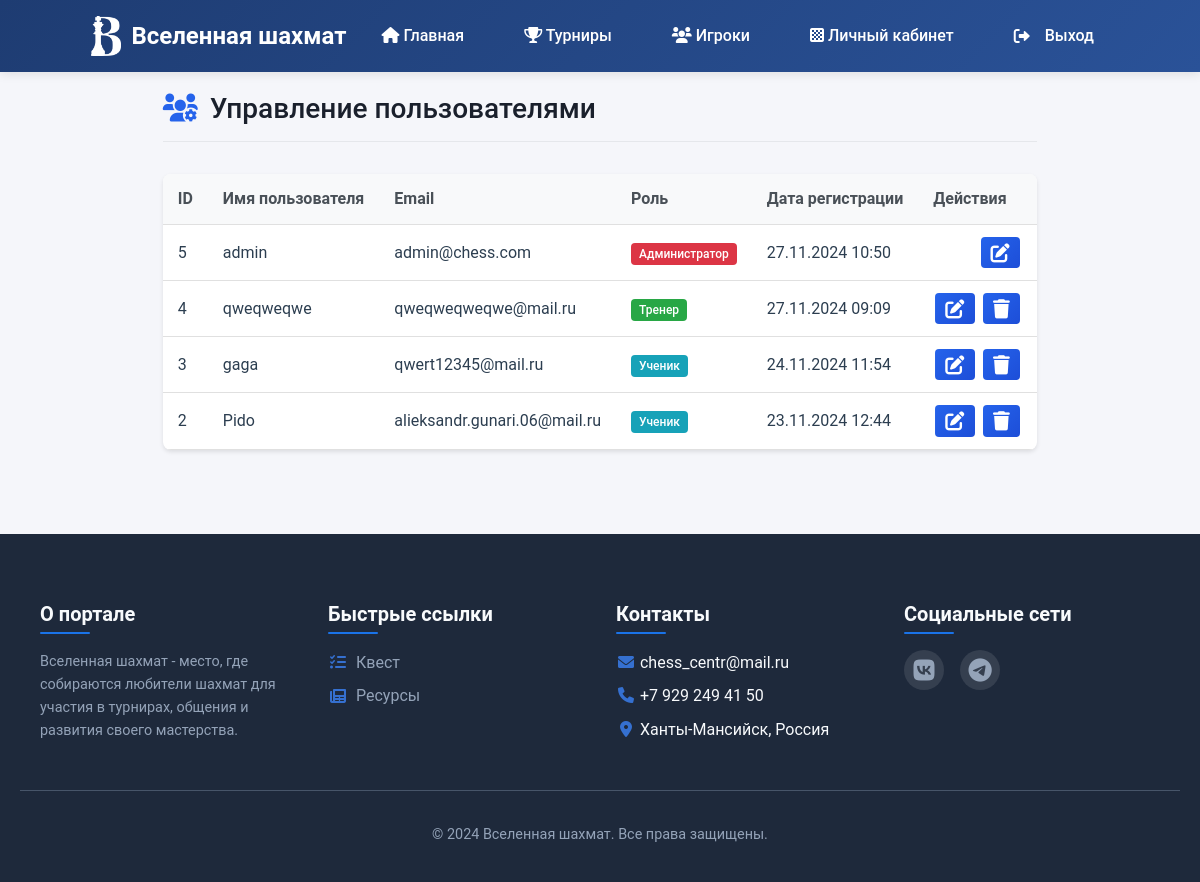
/manage-users.php (signed in), run on the app's committed database.
### tables this page shows
CREATE TABLE `users` (
  `id` int NOT NULL,
  `full_name` varchar(255) NOT NULL,
  `username` varchar(255) NOT NULL,
  `email` varchar(255) NOT NULL,
  `password` varchar(255) NOT NULL,
  `school` varchar(255) DEFAULT NULL,
  `grade` varchar(50) DEFAULT NULL,
  `location` varchar(255) DEFAULT NULL,
  `age` int DEFAULT NULL,
  `gender` enum('male','female') DEFAULT NULL,
  `training_status` enum('self','club') DEFAULT NULL,
  `coach_name` varchar(255) DEFAULT NULL,
  `rating` int DEFAULT NULL,
  `sports_rank` varchar(50) DEFAULT NULL,
  `competition_history` text,
  `training_time` varchar(255) DEFAULT NULL,
  `other_sports` text,
  `role` enum('user','admin','trainer') DEFAULT 'user',
  `created_at` timestamp NULL DEFAULT CURRENT_TIMESTAMP,
  `updated_at` timestamp NULL DEFAULT CURRENT_TIMESTAMP ON UPDATE CURRENT_TIMESTAMP,
  `games_played` int DEFAULT NULL,
  `education` text,
  `experience_years` int DEFAULT NULL,
  `achievements` text,
  `teaching_approach` text,
  `specialization` varchar(255) DEFAULT NULL,
  `certificates` text,
  `contact_phone` varchar(20) DEFAULT NULL,
  `available_hours` text,
  `hourly_rate` decimal(10,2) DEFAULT NULL,
  `is_coach` tinyint(1) DEFAULT '0',
  `is_admin` tinyint(1) NOT NULL DEFAULT '0'
);

### manage-users.php (the view, shortened to what this page needs)
<?php
require_once CONFIG_PATH . '/database.php';
try {
    $stmt = $pdo->query("SELECT id, username, email, role, is_coach, is_admin, created_at FROM users ORDER BY created_at DESC");
    $users = $stmt->fetchAll(PDO::FETCH_ASSOC);
} catch (PDOException $e) {
    $error_message = "Ошибка при получении списка пользователей: " . $e->getMessage();
}
?>
<!DOCTYPE html>
<html lang="ru">
<head>
    <link rel="stylesheet" href="css/style.css">
    <link rel="stylesheet" href="css/admin.css">
    <link rel="stylesheet" href="https://cdnjs.cloudflare.com/ajax/libs/font-awesome/6.0.0/css/all.min.css">
</head>
<body>
    <?php include 'includes/header.php'; ?>
    <main class="container">
        <div class="page-header">
            <h1><i class="fas fa-users-cog"></i> Управление пользователями</h1>
        </div>
        <div class="users-table-wrapper">
            <table class="users-table">
                <thead>
                    <tr>
                        <th>ID</th>
                        <th>Имя пользователя</th>
                        <th>Email</th>
                        <th>Роль</th>
                        <th>Дата регистрации</th>
                        <th>Действия</th>
                    </tr>
                </thead>
                <tbody>
                    <?php foreach ($users as $user): ?>
                        <tr>
                            <td><?php echo htmlspecialchars($user['id']); ?></td>
                            <td><?php echo htmlspecialchars($user['username']); ?></td>
                            <td><?php echo htmlspecialchars($user['email']); ?></td>
                            <td>
                                <?php
                                if ($user['is_admin']) {
                                    echo '<span class="badge badge-admin">Администратор</span>';
                                } elseif ($user['is_coach']) {
                                    echo '<span class="badge badge-coach">Тренер</span>';
                                } else {
                                    echo '<span class="badge badge-student">Ученик</span>';
                                }
                                ?>
                            </td>
                            <td><?php echo date('d.m.Y H:i', strtotime($user['created_at'])); ?></td>
                            <td class="actions">
                                <a href="edit-user.php?id=<?php echo $user['id']; ?>" class="btn btn-small btn-edit" title="Редактировать">
                                    <i class="fas fa-edit"></i>
                                </a>
                                <?php if ($user['id'] != $_SESSION['user_id']): ?>
                                    <button class="btn btn-small btn-delete"
                                            onclick="confirmDelete(<?php echo $user['id']; ?>, '<?php echo htmlspecialchars($user['username'], ENT_QUOTES); ?>')"
                                            title="Удалить">
                                        <i class="fas fa-trash"></i>
                                    </button>
                                <?php endif; ?>
                            </td>
                        </tr>
                    <?php endforeach; ?>
                </tbody>
            </table>
        </div>
    </main>
    <?php include INCLUDES_PATH . '/footer.php'; ?>
</body>
</html>

### css/style.css (style rules this page uses)
:root { --primary-color: #2563eb; --primary-light: #3b82f6; --primary-dark: #1d4ed8; --secondary-color: #64748b; --secondary-light: #94a3b8; --secondary-dark: #475569; --success-color: #22c55e; --success-light: #bbf7d0; --success-dark: #15803d; --warning-color: #f59e0b; --warning-light: #fef3c7; --warning-dark: #b45309; --danger-color: #ef4444; --danger-light: #fee2e2; --danger-dark: #b91c1c; --background-white: #ffffff; --background-light: #f8fafc; --background-dark: #1e293b; --text-primary: white; --text-secondary: #475569; --text-muted: #94a3b8; --text-light: #f8fafc; --shadow-sm: 0 1px 2px rgba(0, 0, 0, 0.05); --shadow-md: 0 4px 6px -1px rgba(0, 0, 0, 0.1), 0 2px 4px -1px rgba(0, 0, 0, 0.06); --shadow-lg: 0 10px 15px -3px rgba(0, 0, 0, 0.1), 0 4px 6px -2px rgba(0, 0, 0, 0.05); }
* { margin: 0; padding: 0; box-sizing: border-box; }
body { font-family: 'Roboto', sans-serif; line-height: 1.6; color: var(--text-primary); background-color: var(--background-light); }
.container { max-width: 1200px; margin: 0 auto; padding: 0 1rem; }
h1, h2, h3, h4, h5, h6 { color: white; font-weight: 600; line-height: 1.3; }
a { color: var(--primary-color); text-decoration: none; transition: color 0.3s ease; }
.btn { display: inline-flex; align-items: center; justify-content: center; gap: 0.5rem; padding: 0.75rem 1.5rem; border-radius: 8px; font-weight: 500; text-align: center; cursor: pointer; transition: all 0.3s ease; border: none; font-size: 1rem; }
h1, h2, h3, h4, h5, h6 { margin-bottom: 1rem; font-weight: 500; line-height: 1.2; color: white; }
h1 { font-size: 2.5rem; }
.container { max-width: 1200px; margin: 0 auto; padding: 20px; }
.btn { background: linear-gradient(135deg, #2563eb 0%, #1d4ed8 100%); display: inline-flex; align-items: center; justify-content: center; gap: 8px; padding: 10px 20px; border: none; border-radius: 6px; font-size: 14px; font-weight: 500; text-decoration: none; cursor: pointer; transition: all 0.3s ease; position: relative; overflow: hidden; color: #fff; z-index: 1; }
.btn::before { content: ''; position: absolute; top: 0; left: 0; width: 100%; height: 100%; background: rgba(255, 255, 255, 0.1); transform: translateX(-100%); transition: transform 0.3s ease; z-index: -1; }
.btn i { font-size: 16px; transition: transform 0.3s ease; }
.page-header { margin-bottom: 2rem; padding-bottom: 1rem; border-bottom: 1px solid #e5e7eb; }
.page-header h1 { display: flex; align-items: center; gap: 0.75rem; margin: 0; font-size: 1.75rem; color: #1a202c; }
.page-header h1 i { color: #2563eb; }
:root { --primary-color: #1a73e8; --secondary-color: #4285f4; --accent-color: #fbbc05; --success-color: #34a853; --error-color: #ea4335; --text-primary: #202124; --text-secondary: #5f6368; --background-light: #f8f9fa; --background-white: #ffffff; --border-color: #dadce0; --shadow-sm: 0 1px 2px 0 rgba(60, 64, 67, 0.3), 0 1px 3px 1px rgba(60, 64, 67, 0.15); --shadow-md: 0 2px 4px 0 rgba(60, 64, 67, 0.3), 0 2px 6px 2px rgba(60, 64, 67, 0.15); --shadow-lg: 0 4px 8px 0 rgba(60, 64, 67, 0.3), 0 4px 12px 4px rgba(60, 64, 67, 0.15); }
body { background-color: #f5f6fa; color: #2c3e50; font-family: 'Roboto', sans-serif; line-height: 1.6; }
.btn { display: inline-flex; align-items: center; gap: 10px; padding: 15px 30px; border-radius: 30px; font-size: 1.1em; font-weight: 600; text-decoration: none; transition: all 0.3s ease; text-transform: uppercase; letter-spacing: 0.5px; }
.btn i { font-size: 1.2em; }
html { height: 100%; }
body { min-height: 100%; display: flex; flex-direction: column; }
main { flex: 1 0 auto; }
.btn { padding: 12px 24px; font-size: 16px; font-weight: 500; border-radius: 4px; cursor: pointer; transition: all 0.3s ease; border: none; }

### data on the page
users: id "5", username "admin", email "admin@chess.com", is_admin "Администратор", created_at "27.11.2024 10:50"
users: id "4", username "qweqweqwe", email "qweqweqweqwe@mail.ru", is_admin "Тренер", created_at "27.11.2024 09:09"
users: id "3", username "gaga", email "qwert12345@mail.ru", is_admin "Ученик", created_at "24.11.2024 11:54"
users: id "2", username "Pido", email "alieksandr.gunari.06@mail.ru", is_admin "Ученик", created_at "23.11.2024 12:44"
